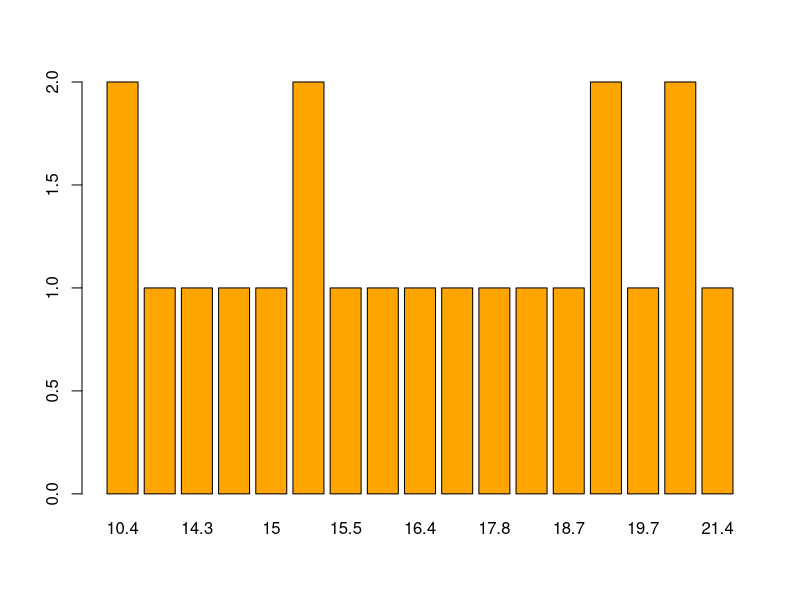
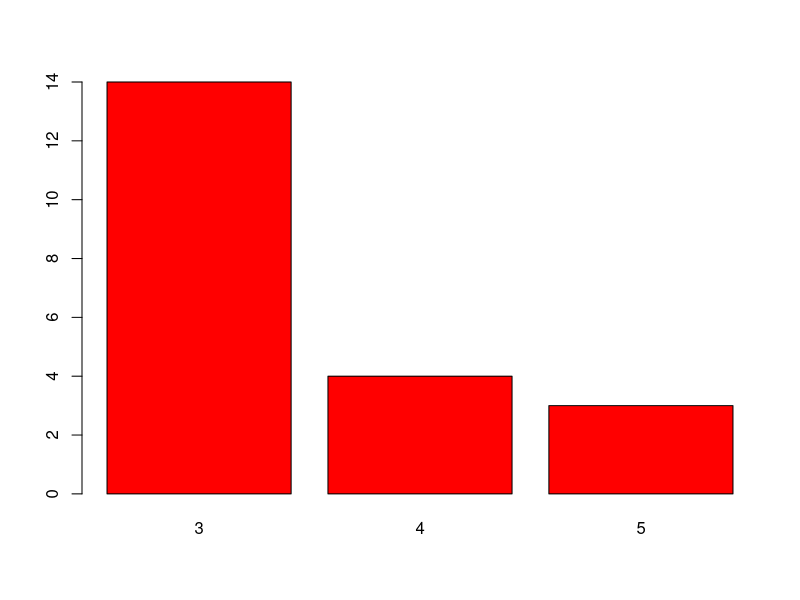

Generate these figures, in order, with R:
"mtcars"

dados = mtcars

rownames(dados)
colnames(dados)
names(dados)

#dados = data.frame (mtcars)

subset(dados, dados$cyl >= 6, select = c("mpg", "cyl", "gear"))

tabelaa = subset(dados, dados$cyl >= 6, select = c("mpg"))
barplot(table(tabelaa), col = "orange")

tabelab = subset(dados, dados$cyl >= 6, select = c("gear"))
barplot(table(tabelab), col = "red")

#barplot(tapply(InsectSprays$count, InsectSprays$spray, mean), col = "orange", horiz = T)
